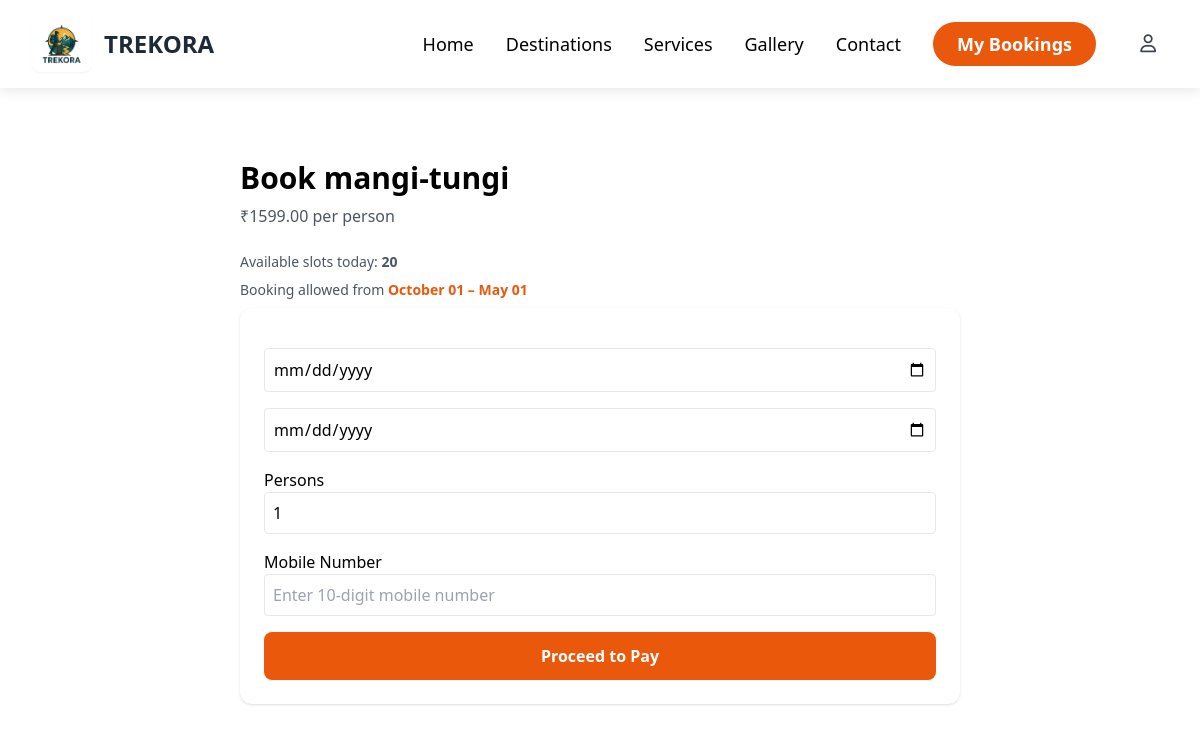
Screenshot of /book/3/ (signed in) with the database file from the repository.
### destinations/models.py (models this page shows, shortened)
class Destination(models.Model):
    STATUS_CHOICES = (
        ("available", "Available"),
        ("unavailable", "Unavailable"),
    )
    name = models.CharField(max_length=200)
    location = models.CharField(max_length=200)
    price = models.DecimalField(max_digits=10, decimal_places=2)
    image = models.ImageField(upload_to="destinations/", blank=True, null=True)
    description = models.TextField(blank=True)
    duration = models.CharField(max_length=100, blank=True)
    status = models.CharField(
        max_length=20,
        choices=STATUS_CHOICES,
        default="available"
    )
    start_date = models.DateField()
    end_date = models.DateField()
    best_season_start = models.DateField(null=True, blank=True)
    best_season_end = models.DateField(null=True, blank=True)
    capacity_per_day = models.IntegerField(default=20)
    transport_mode = models.CharField(max_length=100, blank=True)
    rating = models.FloatField(default=0)
    whatsapp_group_link = models.URLField(blank=True, null=True)
    created_at = models.DateTimeField(auto_now_add=True)

### bookings/views.py (the view, shortened to what this page needs)
# urls.py: path('book/<int:destination_id>/', views.book_destination, name='book_destination'),
@login_required
def book_destination(request, destination_id):
    destination = get_object_or_404(Destination, id=destination_id)
    return render(request, "bookings/book_destination.html", {
        "destination": destination,
        "today": date.today(),
        "season_start": destination.best_season_start,
        "season_end": destination.best_season_end
    })

### accounts/templates/bookings/book_destination.html (shortened to what this page needs)
{% extends "base.html" %}
{% block content %}
<div class="max-w-3xl mx-auto px-6 py-16">
  <h1 class="text-3xl font-bold mb-2">
    Book {{ destination.name }}
  </h1>
  <p class="text-gray-600 mb-6">
    ₹{{ destination.price }} per person
  </p>
  <p class="text-sm text-gray-600 mb-2">
    Available slots today:
    <span class="font-semibold">
      {{ destination.capacity_per_day }}
    </span>
  </p>
  <p class="text-sm text-gray-600 mb-2">
  Booking allowed from
  <span class="font-semibold text-orange-600">
    {{ season_start|date:"F d" }} – {{ season_end|date:"F d" }}
  </span>
</p>
  <form method="POST"
        class="bg-white rounded-xl shadow p-6 space-y-4">
    <input type="date" name="start_date"
       min="{{ season_start|default:today }}"
       max="{{ season_end }}"
       class="w-full border p-2 rounded"
       required>
    <input type="date" name="end_date"
       min="{{ season_start|default:today }}"
       max="{{ season_end }}"
       class="w-full border p-2 rounded"
       required>
    <div>
      <label class="block font-medium">Persons</label>
      <input type="number" name="persons" min="1" value="1" required
             class="w-full border p-2 rounded">
    </div>
    <div>
      <label class="block font-medium">Mobile Number</label>
      <input type="tel" name="mobile_number" required
            pattern="[6-9]{1}[0-9]{9}"
            maxlength="10"
            placeholder="Enter 10-digit mobile number"
            class="w-full border p-2 rounded">
    </div>
    <button
      class="w-full bg-orange-600 hover:bg-orange-700 text-white py-3 rounded-lg font-semibold">
      Proceed to Pay
    </button>
  </form>
</div>
{% endblock %}

### rows the page displays
Destination: name "mangi-tungi", price "1599.00", capacity_per_day "20", best_season_start "October 01", best_season_end "May 01"
